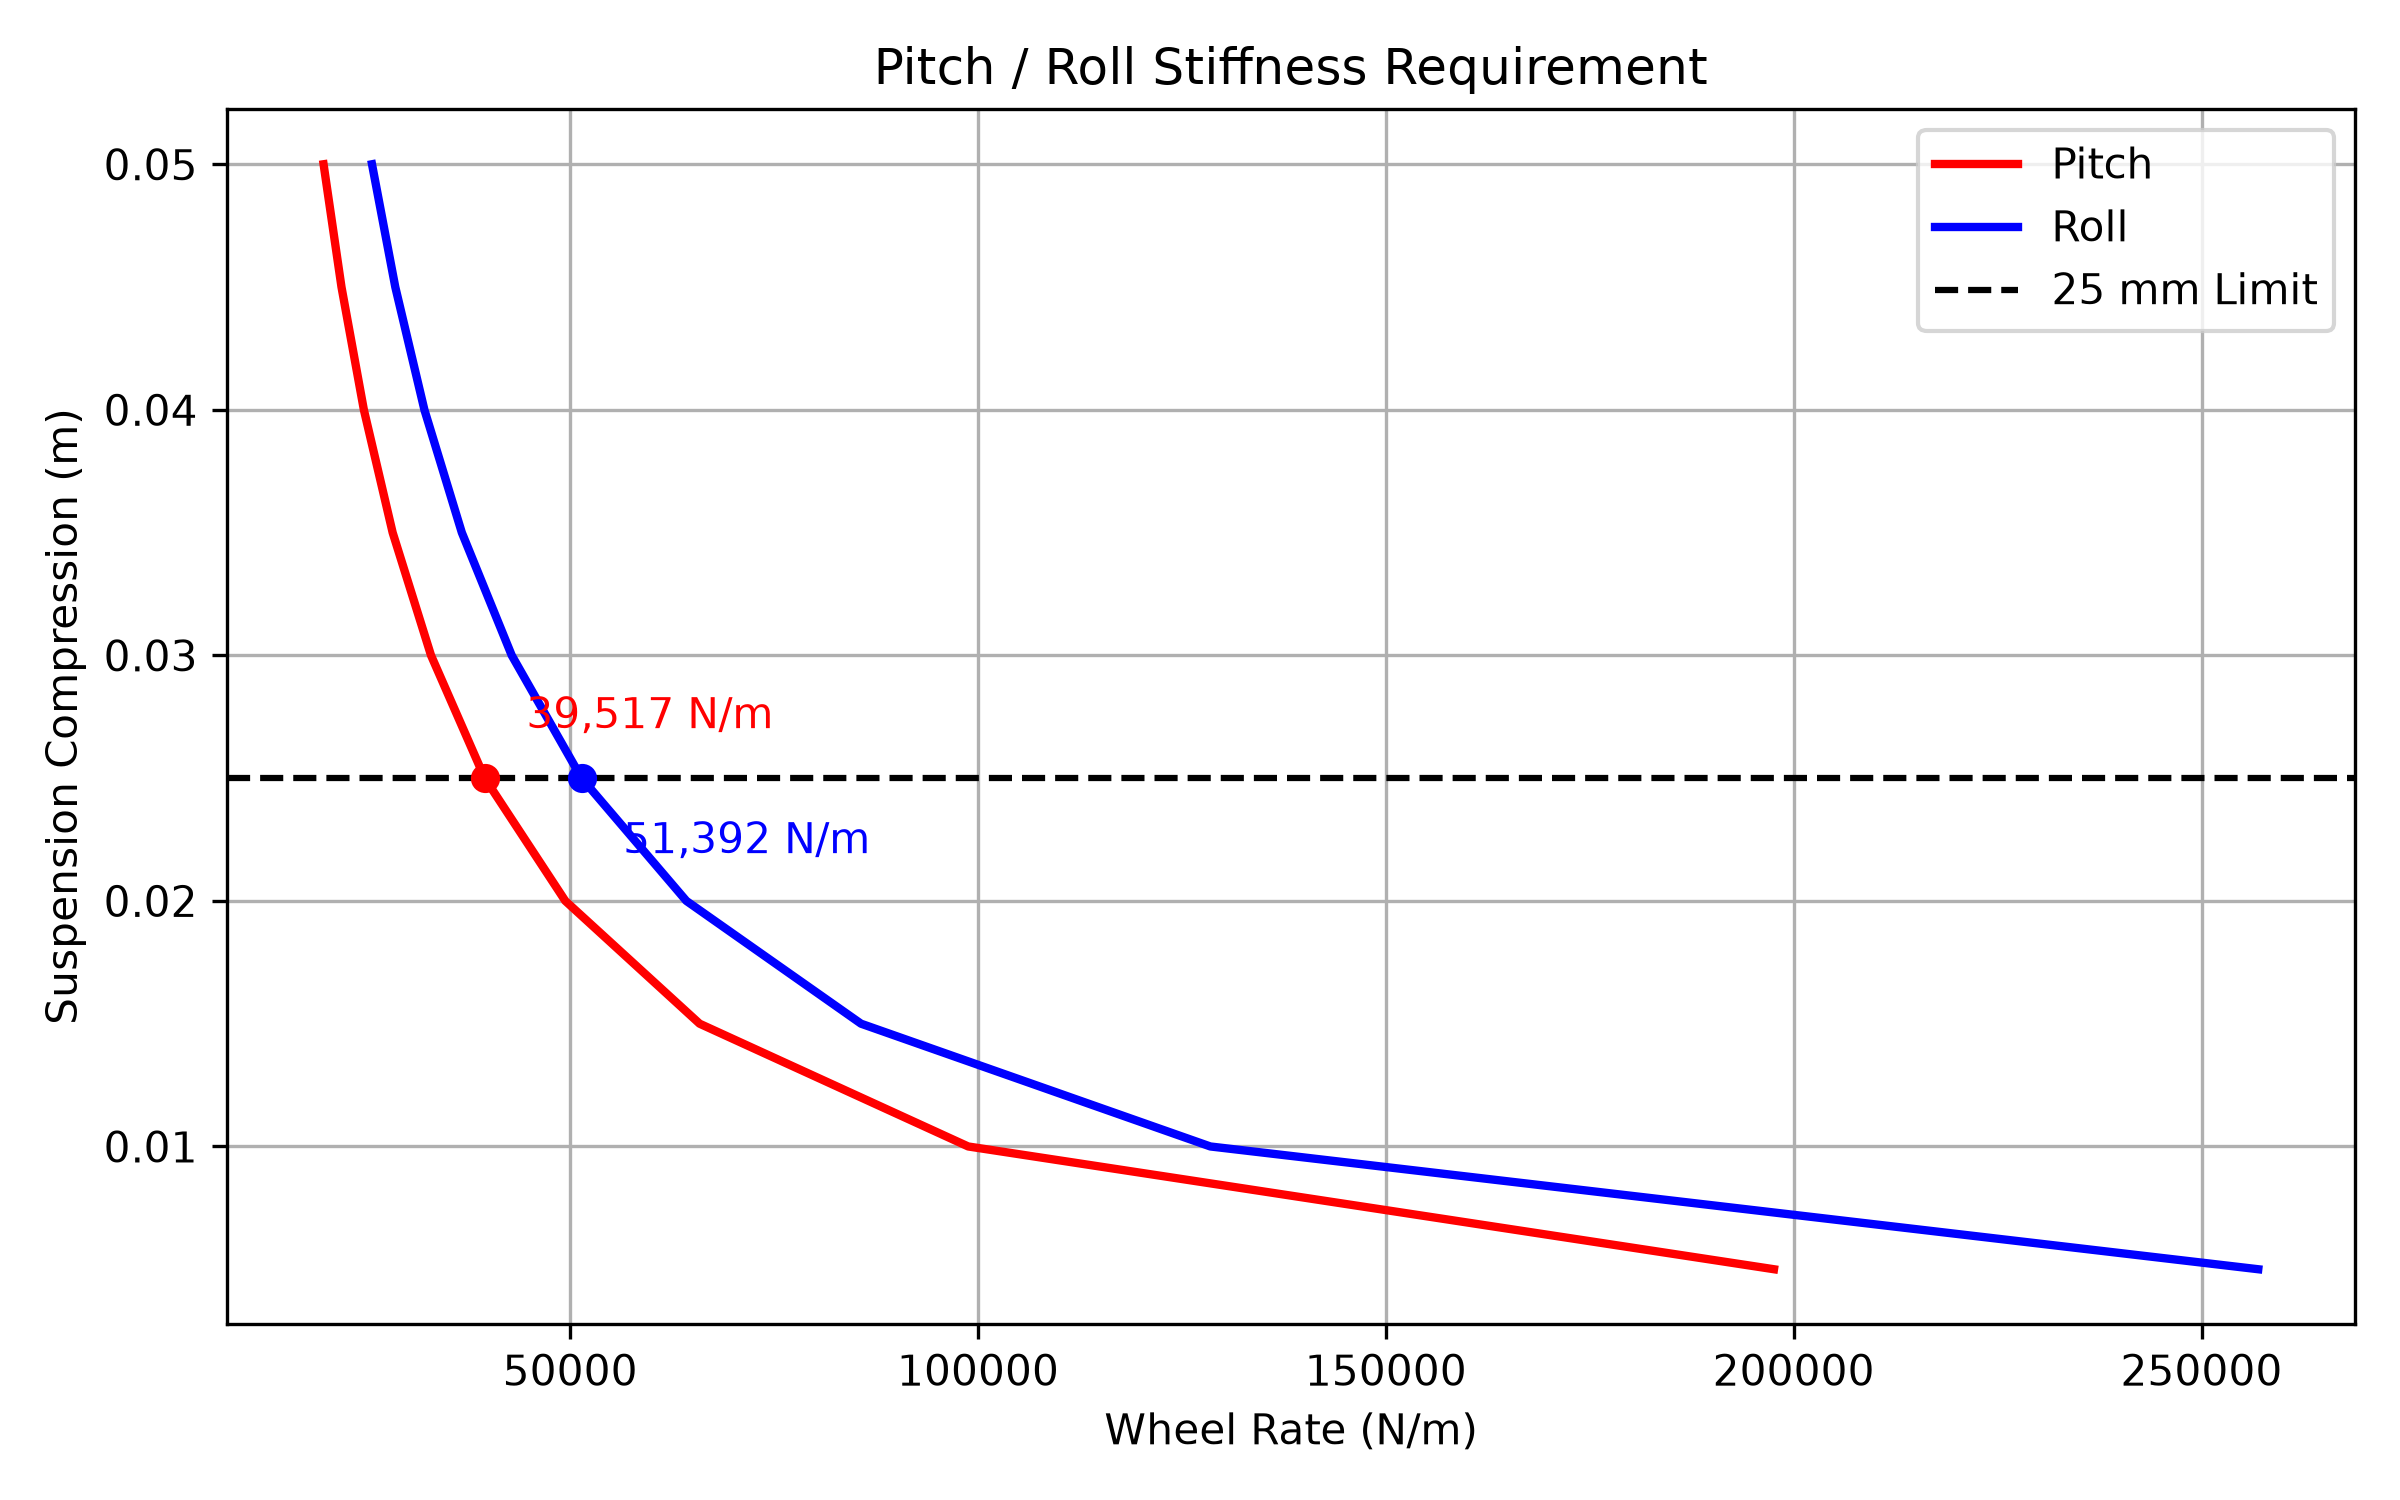

The Python source for this figure:
import numpy as np
import matplotlib.pyplot as plt
from pathlib import Path

# Constants
g = 9.81

# Vehicle data
m = 321          # kg
ax = 1.6         # Longitudinal acceleration (g)
ay = 1.7         # Lateral acceleration (g)

h = 0.3         # CG height (m)
L = 1.53         # Wheelbase (m)
t = 1.25         # Track width (m)

# Sweep allowable suspension compression
s = np.arange(0.0, 0.051, 0.005)

# 計算
# ================================================
# Load transfer force

Fx = m * ax * g * h / (L)
Fy = m * ay * g * h / (t)

# Required stiffness
K_pitch = Fx / (s)
K_roll = Fy / (s)


# 規則最低行程
target_s = 0.025

idx = np.argmin(np.abs(s - target_s))

K_pitch_target = K_pitch[idx]
K_roll_target = K_roll[idx]

print(f"Pitch stiffness @ 25 mm : {K_pitch_target:,.1f} N/m")
print(f"Roll stiffness  @ 25 mm : {K_roll_target:,.1f} N/m")


# Plot
plt.figure(figsize=(8, 5))

plt.plot(K_pitch, s, "-r", linewidth=2, label="Pitch")
plt.plot(K_roll, s, "-b", linewidth=2, label="Roll")

# Regulation line
plt.axhline(target_s,
            linestyle="--",
            color="black",
            label="25 mm Limit")

# Mark Pitch point
plt.scatter(K_pitch_target, target_s,
            color="red",
            zorder=5)

plt.annotate(
    f"{K_pitch_target:,.0f} N/m",
    (K_pitch_target, target_s),
    xytext=(10, 12),
    textcoords="offset points",
    color="red"
)

# Mark Roll point
plt.scatter(K_roll_target, target_s,
            color="blue",
            zorder=5)

plt.annotate(
    f"{K_roll_target:,.0f} N/m",
    (K_roll_target, target_s),
    xytext=(10, -18),
    textcoords="offset points",
    color="blue"
)

plt.grid(True)

plt.xlabel("Wheel Rate (N/m)")
plt.ylabel("Suspension Compression (m)")
plt.title("Pitch / Roll Stiffness Requirement")

plt.legend()

plt.tight_layout()


# Save figure
output_path = Path(__file__).parent / "Compressed_travel.png"

plt.savefig(output_path, dpi=300)

print(f"\nFigure saved to:\n{output_path}")

plt.show()

# ===========================================================

# Suspension travel -> Vehicle angle
pitch_deg = np.rad2deg(np.arctan(2 * s / L))
roll_deg = np.rad2deg(np.arctan(2 * s / t))

plt.figure(figsize=(8, 5))

plt.plot(s * 1000, pitch_deg,
         "-r",
         linewidth=2,
         label="Pitch")

plt.plot(s * 1000, roll_deg,
         "-b",
         linewidth=2,
         label="Roll")

# Mark regulation limit
target_pitch = np.rad2deg(np.arctan(2 * target_s / L))
target_roll = np.rad2deg(np.arctan(2 * target_s / t))

plt.scatter(target_s * 1000,
            target_pitch,
            color="red")

plt.scatter(target_s * 1000,
            target_roll,
            color="blue")

plt.annotate(
    f"{target_pitch:.2f}°",
    (target_s * 1000, target_pitch),
    xytext=(10, 10),
    textcoords="offset points",
    color="red"
)

plt.annotate(
    f"{target_roll:.2f}°",
    (target_s * 1000, target_roll),
    xytext=(10, 10),
    textcoords="offset points",
    color="blue"
)

plt.grid(True)

plt.xlabel("Suspension Travel (mm)")
plt.ylabel("Vehicle Angle (deg)")
plt.title("Suspension Travel vs Vehicle Pitch / Roll Angle")

plt.legend()

plt.tight_layout()

output_path = Path(__file__).parent / "Travel_vs_Vehicle_Angle.png"

plt.savefig(output_path, dpi=300)

print(f"Figure saved to:\n{output_path}")

plt.show()
